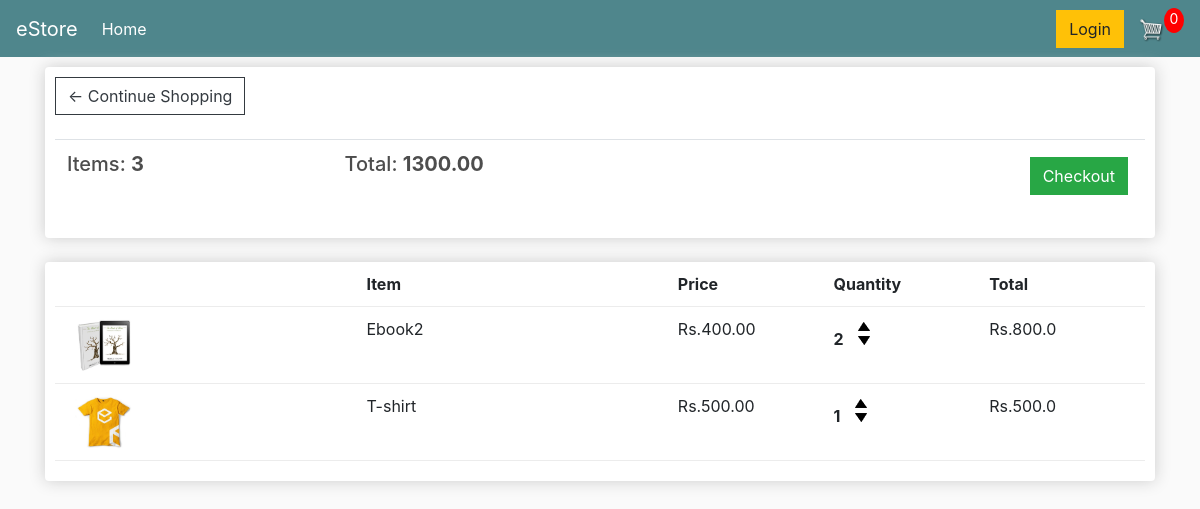
The app's page /cart/ (signed in) with its own data.
### store/models.py (models this page shows, shortened)
class Order(models.Model):
    customer = models.ForeignKey(Customer, on_delete=models.SET_NULL, blank=True, null=True)
    date_ordered = models.DateTimeField(auto_now_add=True)
    complete = models.BooleanField(default=False, null=True, blank=False)
    transaction_id = models.CharField(max_length=200, null=True)
    @property
    def get_cart_total(self):
        orderitems = self.orderitem_set.all()
        total = sum([item.get_total for item in orderitems])
        return total
    @property
    def get_cart_items(self):
        orderitems = self.orderitem_set.all()
        total = sum([item.quantity for item in orderitems])
        return total

class OrderItem(models.Model):
    product = models.ForeignKey(Product, on_delete=models.SET_NULL, blank=True, null=True)
    order = models.ForeignKey(Order, on_delete=models.SET_NULL, blank=True, null=True)
    quantity = models.IntegerField(default=0, null=True, blank=True)
    date_added = models.DateTimeField(auto_now_add=True)
    @property
    def get_total(self):
        total = self.product.price * self.quantity
        return total

class Product(models.Model):
    name = models.CharField(max_length=200, null=True)
    price = models.FloatField()
    digital = models.BooleanField(default=False, null=True, blank=False)
    image = models.ImageField(null=True, blank=True)
    @property
    def imageURL(self):
        try:
            url = self.image.url
        except:
            url = ''
        return url

### store/views.py (the view)
# urls.py: path('cart/', views.cart, name = 'cart'),
def cart(request):
    if request.user.is_authenticated:
        customer = request.user.customer
        order, created = Order.objects.get_or_create(customer=customer, complete=False)
        items = order.orderitem_set.all()
    else:
        items = []
        order = {'get_cart_total':0, 'get_cart_items':0}
    context = {'items':items, 'order':order}
    return render(request, 'store/cart.html', context)

### store/templates/store/cart.html
{% extends 'store/main.html' %}
{% load static %}
{% block content %}
<div class="row" >
    <div class="col-lg-12">
        <div class="box-element">
            <a class="btn btn-outline-dark" href="{% url 'store' %}">&#x2190; Continue Shopping</a>
            <br>
            <br>
            <table class = "table">
                <th><h5>Items: <strong>{{order.get_cart_items}}</strong></h5></th>
                <th><h5>Total: <strong>{{order.get_cart_total|floatformat:2}}</strong></h5></th>
                <th>
                    <a style="float:right; margin: 5px;" class="btn btn-success" href="{% url 'checkout' %}">Checkout</a>
                </th>
            </table>
        </div>
        <br>
        <div class="box-element">
            <div class="cart-row">
                <div style="flex:2"></div>
                <div style="flex:2"><strong>Item</strong></div>
                <div style="flex:1"><strong>Price</strong></div>
                <div style="flex:1"><strong>Quantity</strong></div>
                <div style="flex:1"><strong>Total</strong></div>
            </div>
            {% for item in items %}
            <div class="cart-row">
                <div style="flex:2"><img class="row-image" src="{{item.product.imageURL}}" alt=""> </div>
                <div style="flex:2">{{item.product.name}}</div>
                <div style="flex:1">Rs.{{item.product.price|floatformat:2}}</div>
                <div style="flex:1">
                    <p class="quantity">{{item.quantity}}</p>
                    <div class="quantity">
                        <img class="chg-quantity" src="{% static  'images/arrow-up.png' %}">
                        <img class="chg-quantity" src="{% static  'images/arrow-down.png' %}">
                    </div>
                </div>
                <div style="flex:1">Rs.{{item.get_total}}</div>
            </div>
            {% endfor %}
        </div>
    </div>
</div>
{% endblock content %}

### static/css/main.css (style rules this page uses)
body { background-color: hsl(0, 0%, 98%); }
h1,h2,h3,h4,h5,h6 { color:hsl(0, 0%, 30%); }
.box-element { box-shadow:hsl(0, 0%, 80%) 0 0 16px; background-color: #fff; border-radius: 4px; padding: 10px; }
.col-lg-4, .col-lg-6, .col-lg-8, .col-lg-12 { margin-top: 10px; }
.btn { border-radius: 0; }
.row-image { width: 100px; }
.cart-row { display: flex; align-items: flex-stretch; padding-bottom: 10px; margin-bottom: 10px; border-bottom: 1px solid #ececec; }
.quantity { display: inline-block; font-weight: 700; padding-right:10px; }
.chg-quantity { width: 12px; cursor: pointer; display: block; margin-top: 5px; transition:.1s; }

### records on screen
Order: get_cart_items "3", get_cart_total "1300.00"
OrderItem: product.imageURL (picture), product.name "Ebook2", product.price "400.00", quantity "2", get_total "800.0"
OrderItem: product.imageURL (picture), product.name "T-shirt", product.price "500.00", quantity "1", get_total "500.0"
